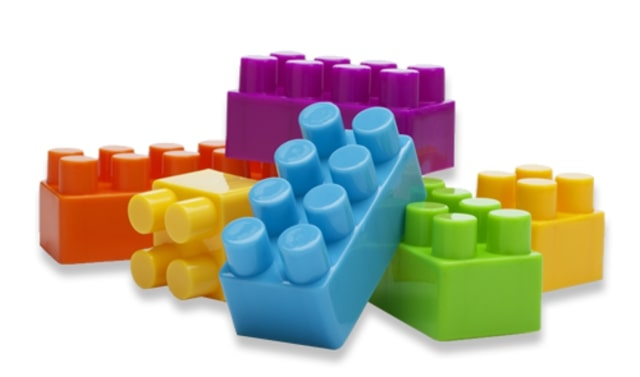
#> input picture Color Blocks Finder/lego.jpg, 640 x 377 px
$ python color_block_finder.py --image lego.jpg
#> lines starting #> are read from the running program, lines starting #| are printed output that depends on the picture; after the words box and inside, x2 and y2 are one past the last pixel; in counts of white or black regions, pixels touching at a corner belong together
import numpy as np
import argparse
import imutils
import cv2

ap = argparse.ArgumentParser()
ap.add_argument("-i", "--image", required=True, help="path to the image")
args = vars(ap.parse_args())

image = cv2.imread(args["image"])
#> image is the input picture: shape (377, 640, 3); mean B, G, R 184.3, 196.5, 198.1
hsv_image = cv2.cvtColor(image, cv2.COLOR_BGR2HSV)
#> hsv_image: shape (377, 640, 3); mean H, S, V 34.9, 84.7, 220.3


colors = [[33, 160, 107], [107, 22, 130], [185, 144, 59], [38, 155, 211], [1, 60, 193]]
color_names = ['Green', 'Violet', 'Blue', 'Yellow', 'Orange']
# boundaries = [	([11, 44, 27], [112, 226, 179]),
# 				([30, 24, 15], [229, 194, 145]),
# 				([0, 41, 86], [95, 214, 242]),
# 				([27, 57, 133], [121, 157, 224]),
# 				([91, 35, 143], [209, 133, 201])	]
index = 0

for color in colors:
	color = np.uint8([[color]])
	hsv_color = cv2.cvtColor(color, cv2.COLOR_BGR2HSV)
# for (lower, upper) in boundaries:
	lower_limit = hsv_color[0][0][0] - 6, 100, 100
	upper_limit = hsv_color[0][0][0] + 8, 255, 255

	lower = np.array(lower_limit)
	upper = np.array(upper_limit)

	mask = cv2.inRange(hsv_image, lower, upper)
	cntr = cv2.findContours(mask.copy(), cv2.RETR_EXTERNAL, cv2.CHAIN_APPROX_SIMPLE)
	cntr = imutils.grab_contours(cntr)
	output = image.copy()

	for c in cntr:
		c = max(cntr, key=cv2.contourArea)
		(x, y, w, h) = cv2.boundingRect(c)

	text = "The {} block is found!".format(color_names[index])

	index += 1

	cv2.putText(output, text, (10, 25), cv2.FONT_HERSHEY_COMPLEX, 0.5, (0, 0, 255), 2)
	cv2.rectangle(output, (x,y),(x+w, y+h), (0, 0, 255), 2)

	# for c in cntr:
	# 	 cv2.drawContours(output, [c], -1, (255, 255, 159), 2)

	# output = cv2.bitwise_and(hsv_image, hsv_image, mask=mask)

	cv2.imshow("Lego Block Finder", output)
	cv2.waitKey(0)
#> this loop made 5 passes
#> pass 1, `mask = cv2.inRange(hsv_image, lower, upper)`:
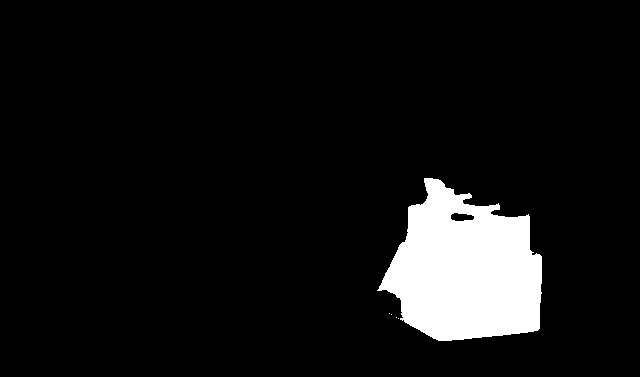
#> mask: shape (377, 640); 7.6% white; 5 white regions (4 under 20 px), largest, box (x1, y1, x2, y2) and area: (377, 178, 542, 341) 18314
#> pass 1, `cv2.imshow("Lego Block Finder", output)`:
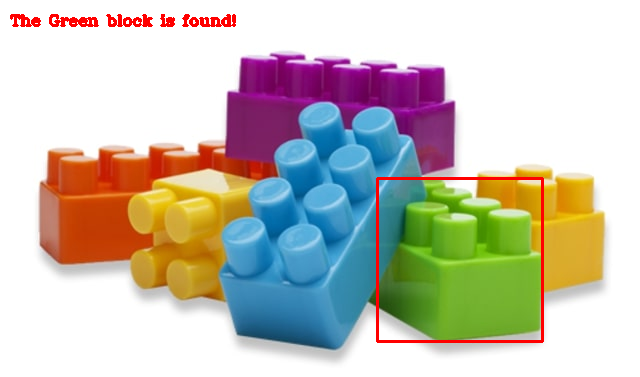
#> window 'Lego Block Finder': shape (377, 640, 3); mean B, G, R 181.5, 193.3, 198.8
#> pass 2, `mask = cv2.inRange(hsv_image, lower, upper)`:
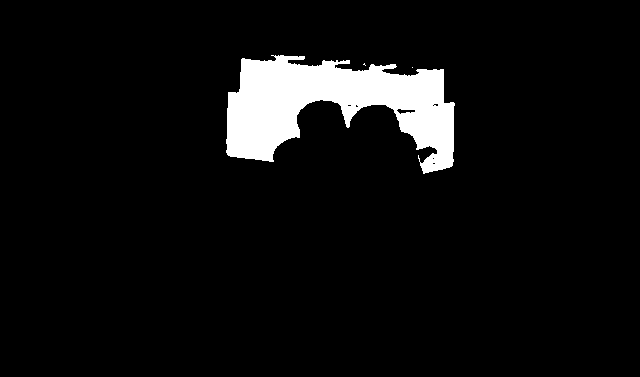
#> mask: shape (377, 640); 6.1% white; 3 white regions (2 under 20 px), largest, box (x1, y1, x2, y2) and area: (226, 55, 455, 174) 14650
#> pass 2, `cv2.imshow("Lego Block Finder", output)`:
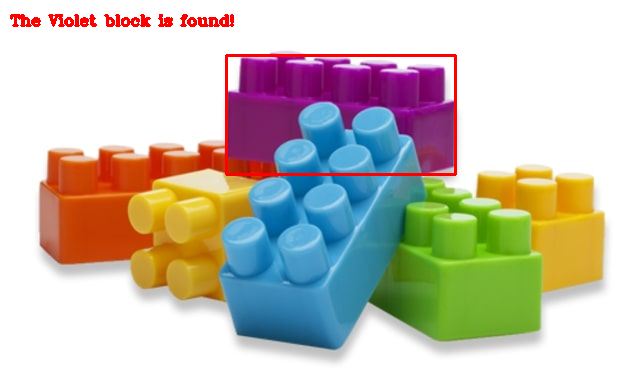
#> window 'Lego Block Finder': shape (377, 640, 3); mean B, G, R 181, 193.3, 198.7
#> after the loop: output: shape (377, 640, 3); mean H, S, V 181.1, 193.2, 198.8
#> after the loop, index = 5
